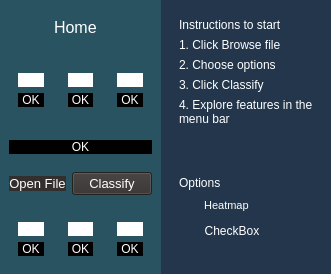
      <widget class="QWidget" name="home_page">
       <layout class="QHBoxLayout" name="horizontalLayout_10">
        <property name="spacing">
         <number>0</number>
        </property>
        <property name="leftMargin">
         <number>0</number>
        </property>
        <property name="topMargin">
         <number>0</number>
        </property>
        <property name="rightMargin">
         <number>0</number>
        </property>
        <property name="bottomMargin">
         <number>0</number>
        </property>
        <item>
         <widget class="QWidget" name="mainBody" native="true">
          <property name="styleSheet">
           <string notr="true">background-color: rgb(39, 36, 87);
background-color: rgb(76, 76, 76);
background-color: rgb(36, 87, 86);
background-color: #295361;</string>
          </property>
          <layout class="QVBoxLayout" name="verticalLayout_17">
           <property name="spacing">
            <number>0</number>
           </property>
           <property name="leftMargin">
            <number>0</number>
           </property>
           <property name="topMargin">
            <number>0</number>
           </property>
           <property name="rightMargin">
            <number>0</number>
           </property>
           <property name="bottomMargin">
            <number>0</number>
           </property>
           <item>
            <widget class="QWidget" name="widget_23" native="true">
             <property name="maximumSize">
              <size>
               <width>16777215</width>
               <height>80</height>
              </size>
             </property>
             <property name="styleSheet">
              <string notr="true">
background-color: rgb(76, 163, 255);

background-color: #295361;</string>
             </property>
             <layout class="QHBoxLayout" name="horizontalLayout_18">
              <item>
               <widget class="QWidget" name="widget_24" native="true">
                <layout class="QHBoxLayout" name="horizontalLayout_17">
                 <item>
                  <widget class="QPushButton" name="burgerButton_2">
                   <property name="maximumSize">
                    <size>
                     <width>30</width>
                     <height>30</height>
                    </size>
                   </property>
                   <property name="styleSheet">
                    <string notr="true">border: 0;
color: #FFF;</string>
                   </property>
                   <property name="text">
                    <string/>
                   </property>
                   <property name="icon">
                    <iconset resource="resource1.qrc">
                     <normaloff>:/icons/feather/chevron-left.svg</normaloff>:/icons/feather/chevron-left.svg</iconset>
                   </property>
                   <property name="iconSize">
                    <size>
                     <width>20</width>
                     <height>20</height>
                    </size>
                   </property>
                  </widget>
                 </item>
                 <item alignment="Qt::AlignVCenter">
                  <widget class="QLabel" name="label_24">
                   <property name="font">
                    <font>
                     <pointsize>12</pointsize>
                    </font>
                   </property>
                   <property name="styleSheet">
                    <string notr="true">color: #FFF;</string>
                   </property>
                   <property name="text">
                    <string>Home</string>
                   </property>
                  </widget>
                 </item>
                 <item>
                  <widget class="QPushButton" name="pushButton_2">
                   <property name="maximumSize">
                    <size>
                     <width>30</width>
                     <height>30</height>
                    </size>
                   </property>
                   <property name="styleSheet">
                    <string notr="true">border: 0;</string>
                   </property>
                   <property name="text">
                    <string/>
                   </property>
                   <property name="icon">
                    <iconset resource="resource1.qrc">
                     <normaloff>:/icons/feather/chevron-right.svg</normaloff>:/icons/feather/chevron-right.svg</iconset>
                   </property>
                   <property name="iconSize">
                    <size>
                     <width>20</width>
                     <height>20</height>
                    </size>
                   </property>
                  </widget>
                 </item>
                </layout>
               </widget>
              </item>
             </layout>
            </widget>
           </item>
           <item>
            <widget class="QWidget" name="photosWidget_1" native="true">
             <layout class="QHBoxLayout" name="horizontalLayout_2">
              <item>
               <widget class="QWidget" name="photoButtonContainer_1" native="true">
                <layout class="QVBoxLayout" name="verticalLayout_11">
                 <item>
                  <widget class="QLabel" name="photo_1">
                   <property name="styleSheet">
                    <string notr="true">border: 2px black solid;
background-color: rgb(255, 255, 255);</string>
                   </property>
                   <property name="text">
                    <string/>
                   </property>
                  </widget>
                 </item>
                 <item>
                  <widget class="QLabel" name="label_6">
                   <property name="maximumSize">
                    <size>
                     <width>16777215</width>
                     <height>27</height>
                    </size>
                   </property>
                   <property name="styleSheet">
                    <string notr="true">background-color: rgb(189, 189, 189);
background-color: rgb(0, 0, 0);
color: #fff;</string>
                   </property>
                   <property name="text">
                    <string>OK</string>
                   </property>
                   <property name="alignment">
                    <set>Qt::AlignCenter</set>
                   </property>
                  </widget>
                 </item>
                </layout>
               </widget>
              </item>
              <item>
               <widget class="QWidget" name="photoButtonContainer_2" native="true">
                <layout class="QVBoxLayout" name="verticalLayout_12">
                 <item>
                  <widget class="QLabel" name="photo_2">
                   <property name="styleSheet">
                    <string notr="true">background-color: rgb(255, 255, 255);</string>
                   </property>
                   <property name="text">
                    <string/>
                   </property>
                  </widget>
                 </item>
                 <item>
                  <widget class="QLabel" name="label_7">
                   <property name="maximumSize">
                    <size>
                     <width>16777215</width>
                     <height>27</height>
                    </size>
                   </property>
                   <property name="styleSheet">
                    <string notr="true">background-color: rgb(189, 189, 189);
background-color: rgb(0, 0, 0);
color: #fff;</string>
                   </property>
                   <property name="text">
                    <string>OK</string>
                   </property>
                   <property name="alignment">
                    <set>Qt::AlignCenter</set>
                   </property>
                  </widget>
                 </item>
                </layout>
               </widget>
              </item>
              <item>
               <widget class="QWidget" name="photoButtonContainer_3" native="true">
                <layout class="QVBoxLayout" name="verticalLayout_13">
                 <item>
                  <widget class="QLabel" name="photo_3">
                   <property name="styleSheet">
                    <string notr="true">background-color: rgb(255, 255, 255);</string>
                   </property>
                   <property name="text">
                    <string/>
                   </property>
                  </widget>
                 </item>
                 <item>
                  <widget class="QLabel" name="label_8">
                   <property name="maximumSize">
                    <size>
                     <width>16777215</width>
                     <height>27</height>
                    </size>
                   </property>
                   <property name="styleSheet">
                    <string notr="true">background-color: rgb(189, 189, 189);
background-color: rgb(0, 0, 0);
color: #fff;</string>
                   </property>
                   <property name="text">
                    <string>OK</string>
                   </property>
                   <property name="alignment">
                    <set>Qt::AlignCenter</set>
                   </property>
                  </widget>
                 </item>
                </layout>
               </widget>
              </item>
             </layout>
            </widget>
           </item>
           <item>
            <widget class="QWidget" name="photoButtonContainer_4" native="true">
             <layout class="QVBoxLayout" name="verticalLayout_23">
              <item>
               <widget class="QWidget" name="photosWidget_2" native="true">
                <property name="styleSheet">
                 <string notr="true">background-color: rgb(255, 255, 255);</string>
                </property>
               </widget>
              </item>
              <item>
               <widget class="QLabel" name="label_23">
                <property name="maximumSize">
                 <size>
                  <width>16777215</width>
                  <height>27</height>
                 </size>
                </property>
                <property name="styleSheet">
                 <string notr="true">background-color: rgb(189, 189, 189);
background-color: rgb(0, 0, 0);
color: #fff;</string>
                </property>
                <property name="text">
                 <string>OK</string>
                </property>
                <property name="alignment">
                 <set>Qt::AlignCenter</set>
                </property>
               </widget>
              </item>
             </layout>
            </widget>
           </item>
           <item>
            <widget class="QWidget" name="widget_7" native="true">
             <property name="maximumSize">
              <size>
               <width>16777215</width>
               <height>47</height>
              </size>
             </property>
             <layout class="QHBoxLayout" name="horizontalLayout_3">
              <item alignment="Qt::AlignVCenter">
               <widget class="QPushButton" name="loadButton">
                <property name="maximumSize">
                 <size>
                  <width>100</width>
                  <height>16777215</height>
                 </size>
                </property>
                <property name="font">
                 <font>
                  <pointsize>10</pointsize>
                 </font>
                </property>
                <property name="styleSheet">
                 <string notr="true">background-color:#332F2E;
color: #fff;
border-radius: 20;</string>
                </property>
                <property name="text">
                 <string>Open File</string>
                </property>
               </widget>
              </item>
              <item alignment="Qt::AlignVCenter">
               <widget class="QPushButton" name="classifyButton">
                <property name="sizePolicy">
                 <sizepolicy hsizetype="Minimum" vsizetype="Fixed">
                  <horstretch>0</horstretch>
                  <verstretch>0</verstretch>
                 </sizepolicy>
                </property>
                <property name="maximumSize">
                 <size>
                  <width>100</width>
                  <height>16777215</height>
                 </size>
                </property>
                <property name="font">
                 <font>
                  <pointsize>10</pointsize>
                 </font>
                </property>
                <property name="styleSheet">
                 <string notr="true">background-color: #332F2E;
color: #fff;</string>
                </property>
                <property name="text">
                 <string>Classify</string>
                </property>
                <property name="iconSize">
                 <size>
                  <width>17</width>
                  <height>17</height>
                 </size>
                </property>
               </widget>
              </item>
             </layout>
            </widget>
           </item>
           <item>
            <widget class="QWidget" name="photosWidget_3" native="true">
             <layout class="QHBoxLayout" name="horizontalLayout_4">
              <item>
               <widget class="QWidget" name="photoButtonContainer_5" native="true">
                <layout class="QVBoxLayout" name="verticalLayout_16">
                 <item>
                  <widget class="QLabel" name="photo_4">
                   <property name="styleSheet">
                    <string notr="true">background-color: rgb(255, 255, 255);</string>
                   </property>
                   <property name="text">
                    <string/>
                   </property>
                  </widget>
                 </item>
                 <item>
                  <widget class="QLabel" name="label_9">
                   <property name="maximumSize">
                    <size>
                     <width>16777215</width>
                     <height>27</height>
                    </size>
                   </property>
                   <property name="styleSheet">
                    <string notr="true">background-color: rgb(189, 189, 189);
background-color: rgb(0, 0, 0);
color: #fff;</string>
                   </property>
                   <property name="text">
                    <string>OK</string>
                   </property>
                   <property name="alignment">
                    <set>Qt::AlignCenter</set>
                   </property>
                  </widget>
                 </item>
                </layout>
               </widget>
              </item>
              <item>
               <widget class="QWidget" name="photoButtonContainer_6" native="true">
                <layout class="QVBoxLayout" name="verticalLayout_15">
                 <item>
                  <widget class="QLabel" name="photo_5">
                   <property name="styleSheet">
                    <string notr="true">background-color: rgb(255, 255, 255);</string>
                   </property>
                   <property name="text">
                    <string/>
                   </property>
                  </widget>
                 </item>
                 <item>
                  <widget class="QLabel" name="label_10">
                   <property name="maximumSize">
                    <size>
                     <width>16777215</width>
                     <height>27</height>
                    </size>
                   </property>
                   <property name="styleSheet">
                    <string notr="true">background-color: rgb(189, 189, 189);
background-color: rgb(0, 0, 0);
color: #fff;</string>
                   </property>
                   <property name="text">
                    <string>OK</string>
                   </property>
                   <property name="alignment">
                    <set>Qt::AlignCenter</set>
                   </property>
                  </widget>
                 </item>
                </layout>
               </widget>
              </item>
              <item>
               <widget class="QWidget" name="photoButtonContainer_7" native="true">
                <layout class="QVBoxLayout" name="verticalLayout_14">
                 <item>
                  <widget class="QLabel" name="photo_6">
                   <property name="styleSheet">
                    <string notr="true">background-color: rgb(255, 255, 255);</string>
                   </property>
                   <property name="text">
                    <string/>
                   </property>
                  </widget>
                 </item>
                 <item>
                  <widget class="QLabel" name="label_11">
                   <property name="maximumSize">
                    <size>
                     <width>16777215</width>
                     <height>27</height>
                    </size>
                   </property>
                   <property name="styleSheet">
                    <string notr="true">background-color: rgb(189, 189, 189);
background-color: rgb(0, 0, 0);
color: #fff;</string>
                   </property>
                   <property name="text">
                    <string>OK</string>
                   </property>
                   <property name="alignment">
                    <set>Qt::AlignCenter</set>
                   </property>
                  </widget>
                 </item>
                </layout>
               </widget>
              </item>
             </layout>
            </widget>
           </item>
          </layout>
         </widget>
        </item>
        <item>
         <widget class="QWidget" name="secMenu" native="true">
          <property name="minimumSize">
           <size>
            <width>100</width>
            <height>0</height>
           </size>
          </property>
          <property name="maximumSize">
           <size>
            <width>177</width>
            <height>16777215</height>
           </size>
          </property>
          <property name="styleSheet">
           <string notr="true">background-color: #23364B;
display: flex;
flex-direction: column;
align-items: center;
align-content: center;</string>
          </property>
          <layout class="QVBoxLayout" name="verticalLayout">
           <property name="spacing">
            <number>0</number>
           </property>
           <property name="leftMargin">
            <number>0</number>
           </property>
           <property name="topMargin">
            <number>0</number>
           </property>
           <property name="rightMargin">
            <number>0</number>
           </property>
           <property name="bottomMargin">
            <number>0</number>
           </property>
           <item>
            <widget class="QWidget" name="instContainer" native="true">
             <layout class="QVBoxLayout" name="verticalLayout_2">
              <item alignment="Qt::AlignVCenter">
               <widget class="QWidget" name="instWidget" native="true">
                <property name="styleSheet">
                 <string notr="true">background-color: transparent;
color: #fff;</string>
                </property>
                <layout class="QVBoxLayout" name="verticalLayout_5">
                 <item alignment="Qt::AlignTop">
                  <widget class="QLabel" name="instTitle">
                   <property name="text">
                    <string>Instructions to start</string>
                   </property>
                  </widget>
                 </item>
                 <item>
                  <widget class="QLabel" name="inst_1">
                   <property name="text">
                    <string>1. Click Browse file</string>
                   </property>
                   <property name="wordWrap">
                    <bool>true</bool>
                   </property>
                  </widget>
                 </item>
                 <item>
                  <widget class="QLabel" name="inst_3">
                   <property name="text">
                    <string>2. Choose options</string>
                   </property>
                   <property name="wordWrap">
                    <bool>true</bool>
                   </property>
                  </widget>
                 </item>
                 <item>
                  <widget class="QLabel" name="inst_4">
                   <property name="text">
                    <string>3. Click Classify</string>
                   </property>
                   <property name="wordWrap">
                    <bool>true</bool>
                   </property>
                  </widget>
                 </item>
                 <item>
                  <widget class="QLabel" name="inst_2">
                   <property name="text">
                    <string>4. Explore features in the menu bar</string>
                   </property>
                   <property name="wordWrap">
                    <bool>true</bool>
                   </property>
                  </widget>
                 </item>
                </layout>
               </widget>
              </item>
             </layout>
            </widget>
           </item>
           <item>
            <widget class="QWidget" name="optionsContainer" native="true">
             <layout class="QVBoxLayout" name="verticalLayout_3">
              <item alignment="Qt::AlignVCenter">
               <widget class="QWidget" name="optionsWidget" native="true">
                <property name="styleSheet">
                 <string notr="true">background-color: transparent;
color: #fff;</string>
                </property>
                <layout class="QVBoxLayout" name="verticalLayout_4">
                 <item>
                  <widget class="QLabel" name="optionsTitle">
                   <property name="text">
                    <string>Options</string>
                   </property>
                  </widget>
                 </item>
                 <item>
                  <widget class="QCheckBox" name="heatmap">
                   <property name="maximumSize">
                    <size>
                     <width>16777215</width>
                     <height>16777215</height>
                    </size>
                   </property>
                   <property name="font">
                    <font>
                     <pointsize>8</pointsize>
                     <kerning>true</kerning>
                    </font>
                   </property>
                   <property name="cursor">
                    <cursorShape>PointingHandCursor</cursorShape>
                   </property>
                   <property name="autoFillBackground">
                    <bool>false</bool>
                   </property>
                   <property name="text">
                    <string>  Heatmap</string>
                   </property>
                  </widget>
                 </item>
                 <item>
                  <widget class="QCheckBox" name="option_2">
                   <property name="cursor">
                    <cursorShape>PointingHandCursor</cursorShape>
                   </property>
                   <property name="text">
                    <string>  CheckBox</string>
                   </property>
                  </widget>
                 </item>
                </layout>
               </widget>
              </item>
             </layout>
            </widget>
           </item>
          </layout>
         </widget>
        </item>
       </layout>
      </widget>
